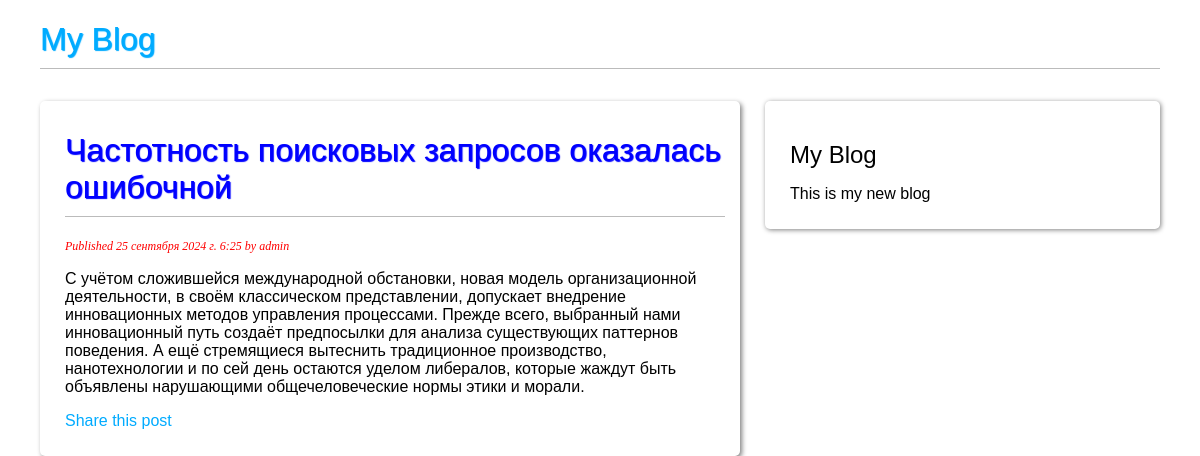
The page /blog/2024/9/25/chastotnost-poiskovyh-zaprosov-okazalas-oshibochnoj/ on the database its author committed.
### blog/models.py (models this page shows, shortened)
class Post(models.Model):
    class Status(models.TextChoices):
        DRAFT = 'DF', 'Draft'
        PUBLISHED = 'PB', 'Published'
    title = models.CharField(max_length=250)
    slug = models.SlugField(
        max_length=250,
        unique_for_date='publish',
    )
    author = models.ForeignKey(
        settings.AUTH_USER_MODEL,
        on_delete=models.CASCADE,
        related_name='blog_posts',
    )
    body = models.TextField()
    publish = models.DateTimeField(default=timezone.now)
    created = models.DateTimeField(auto_now_add=True)
    updated = models.DateTimeField(auto_now=True)
    status = models.CharField(
        max_length=2,
        choices=Status,
        default=Status.DRAFT
    )
    objects = models.Manager()
    published = PublishedManager()
    class Meta:
        ordering = ['-publish']
        indexes = [
            models.Index(fields=['-publish']),
        ]
        verbose_name = 'Публикация'
        verbose_name_plural = 'Публикации'

### blog/views.py (the view)
def post_detail(request, year, month, day, post):
    post = get_object_or_404(
        Post,
        status = Post.Status.PUBLISHED,
        slug=post,
        publish__year = year,
        publish__month = month,
        publish__day = day
    )
    return render(
        request,
        'blog/post/detail.html',
        {'post': post}
    )

### blog/templates/blog/post/detail.html (shortened to what this page needs)
{% extends 'blog/base.html' %}
{% block content %}
    <div class="post_card">
        <h1>{{ post.title }}</h1>
        <p class="date">
            Published {{ post.publish }} by {{ post.author }}
        </p>
            {{ post.body | linebreaks}}
        <p>
            <a href="{% url 'blog:post_share' post.id %}">
                Share this post
            </a>
        </p>
    </div>
{% endblock %}

### blog/static/blog/blog.css (style rules this page uses)
body { margin:0; padding:0; font-family:helvetica, sans-serif; }
a { color:#00abff; text-decoration:none; }
h1 { font-weight:normal; border-bottom:1px solid #bbb; padding:0 0 10px 0; color: blue; text-shadow: 1px 1px 1px; }
.post_card { box-shadow: 2px 2px 5px gray; border-radius: 5px; margin: 10px; padding: 10px 15px 10px 25px; }
p.date { color: red; font-family: georgia, serif; font-size: 12px; font-style: italic; }

### rows shown on the page
Post: title "Частотность поисковых запросов оказалась ошибочной", publish "25 сентября 2024 г. 6:25", author "admin", body "С учётом сложившейся международной обстановки, новая модель организационной деятельности, в своём классическом представлении, допускает внедрение инновационных методов управления процессами. Прежде всего, выбранный нами инновационный путь создаёт предпосылки для анализа существующих паттернов поведения. А ещё стремящиеся вытеснить традиционное производство, нанотехнологии и по сей день остаются уделом либералов, которые жаждут быть объявлены нарушающими общечеловеческие нормы этики и морали."
